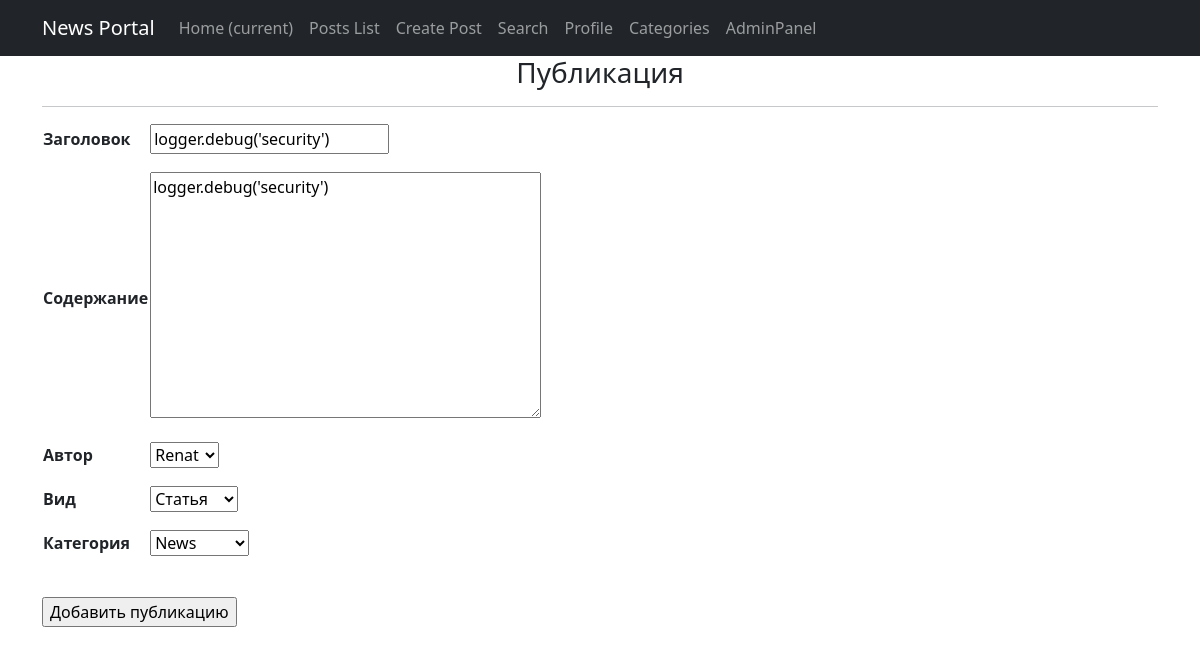
The page /post/add/25 (signed in) on the database its author committed.
### news/models.py (models this page shows, shortened)
class Post(models.Model):
    article = 'AR'
    news = 'NW'
    kind = [
        (article, 'Статья'),
        (news, 'Новость')
    ]
    author = models.ForeignKey(Author, on_delete=models.CASCADE)
    view = models.CharField(max_length=2, choices=kind, default=article)
    time_of_creation = models.DateTimeField(auto_now_add=True)
    post_category = models.ForeignKey(Category, on_delete=models.CASCADE, verbose_name='Категория(category)')
    title = models.CharField(max_length=128)
    text = models.TextField()
    post_rating = models.IntegerField(default=0)
    class Meta:
        verbose_name = 'Публикация'
        verbose_name_plural = 'Публикации'

### news/views.py (the view)
# urls.py: path('add/<int:pk>', PostUpdateView.as_view(), name='post_update'),
class PostUpdateView(LoginRequiredMixin, PermissionRequiredMixin, UpdateView):
    template_name = 'news/post_add.html'
    form_class = PostForm
    permission_required = ('news.change_post',)  # создание разрешения на редактирование
    def get_object(self, **kwargs):
        id = self.kwargs.get('pk')
        return Post.objects.get(pk=id)

### news/forms.py
class PostForm(ModelForm):
    class Meta:
        model = Post
        fields = ['title', 'text', 'author', 'view', 'post_category']

### news/models.py (called while the page is built)
    def __str__(self):
        return f'{self.author_user}'

    def __str__(self):
        return f'{self.name}'

### templates/news/post_add.html (shortened to what this page needs)
{% extends 'default.html' %}
{% block content %}
<h3>Публикация</h3>
<hr>
<form method="POST">
    <table>
        <tr>
            <td>
                <p align="left">
                <b>Заголовок &nbsp </b>
                </p>
            </td>
            <td>
                <p align="left">
                {{ form.title }}
                </p>
            </td>
        </tr>
        <tr>
            <td>
                <p align="left">
                <b>Содержание</b>
                </p>
            </td>
            <td>
                <p align="left">
                {{ form.text }}
                </p>
            </td>
        </tr>
        <tr>
            <td>
                <p align="left">
                <b>Автор</b>
                </p>
            </td>
            <td>
                <p align="left">
                {{ form.author }}
                </p>
            </td>
        </tr>
        <tr>
            <td>
                <p align="left">
                <b>Вид</b>
                </p>
            </td>
            <td>
                <p align="left">
                {{ form.view }}
                </p>
            </td>
        </tr>
        <tr>
            <td>
                <p align="left">
                <b>Категория</b>
                </p>
            </td>
             <td>
                <p align="left">
                {{ form.post_category }}
                </p>
            </td>
        </tr>
    </table>
    <br>
    <p align="left">
    <input type="submit" value="Добавить публикацию">
    </p>
</form>
<br>
{% endblock content %}

### rows shown on the page
Post: title "logger.debug('security')", text "logger.debug('security')", author "Renat", view "Статья", post_category "News"
